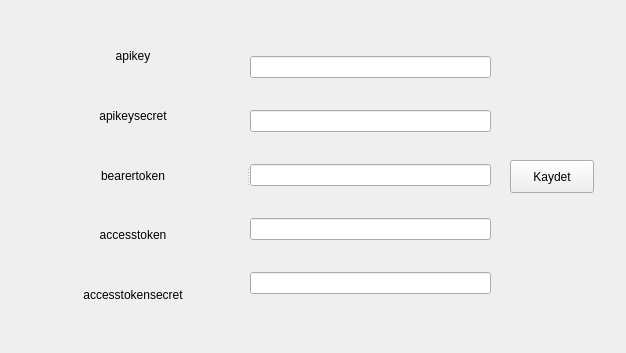
<?xml version="1.0" encoding="UTF-8"?>
<ui version="4.0">
 <class>anahtarlar</class>
 <widget class="QWidget" name="anahtarlar">
  <property name="geometry">
   <rect>
    <x>0</x>
    <y>0</y>
    <width>626</width>
    <height>353</height>
   </rect>
  </property>
  <property name="windowTitle">
   <string>Twitter Anahtarlarını Gir</string>
  </property>
  <widget class="QPushButton" name="anahtarlarikaydet">
   <property name="geometry">
    <rect>
     <x>510</x>
     <y>160</y>
     <width>84</width>
     <height>33</height>
    </rect>
   </property>
   <property name="text">
    <string>Kaydet</string>
   </property>
  </widget>
  <widget class="QSplitter" name="splitter">
   <property name="geometry">
    <rect>
     <x>20</x>
     <y>30</y>
     <width>471</width>
     <height>291</height>
    </rect>
   </property>
   <property name="orientation">
    <enum>Qt::Horizontal</enum>
   </property>
   <widget class="QWidget" name="layoutWidget">
    <layout class="QVBoxLayout" name="verticalLayout_2">
     <item>
      <widget class="QLabel" name="kactivitlabel">
       <property name="text">
        <string>apikey</string>
       </property>
       <property name="textFormat">
        <enum>Qt::RichText</enum>
       </property>
       <property name="alignment">
        <set>Qt::AlignCenter</set>
       </property>
      </widget>
     </item>
     <item>
      <widget class="QLabel" name="kactivitlabel_2">
       <property name="text">
        <string>apikeysecret</string>
       </property>
       <property name="alignment">
        <set>Qt::AlignCenter</set>
       </property>
      </widget>
     </item>
     <item>
      <widget class="QLabel" name="kactivitlabel_3">
       <property name="text">
        <string>bearertoken</string>
       </property>
       <property name="alignment">
        <set>Qt::AlignCenter</set>
       </property>
      </widget>
     </item>
     <item>
      <widget class="QLabel" name="kactivitlabel_4">
       <property name="text">
        <string>accesstoken</string>
       </property>
       <property name="alignment">
        <set>Qt::AlignCenter</set>
       </property>
      </widget>
     </item>
     <item>
      <widget class="QLabel" name="kactivitlabel_5">
       <property name="text">
        <string>accesstokensecret</string>
       </property>
       <property name="alignment">
        <set>Qt::AlignCenter</set>
       </property>
      </widget>
     </item>
    </layout>
   </widget>
   <widget class="QWidget" name="layoutWidget">
    <layout class="QVBoxLayout" name="verticalLayout">
     <item>
      <widget class="QLineEdit" name="apikeyline"/>
     </item>
     <item>
      <widget class="QLineEdit" name="apikeysecretline"/>
     </item>
     <item>
      <widget class="QLineEdit" name="bearertokenline"/>
     </item>
     <item>
      <widget class="QLineEdit" name="accesstokenline"/>
     </item>
     <item>
      <widget class="QLineEdit" name="accesstokensecretline"/>
     </item>
    </layout>
   </widget>
  </widget>
 </widget>
 <resources/>
 <connections/>
</ui>
